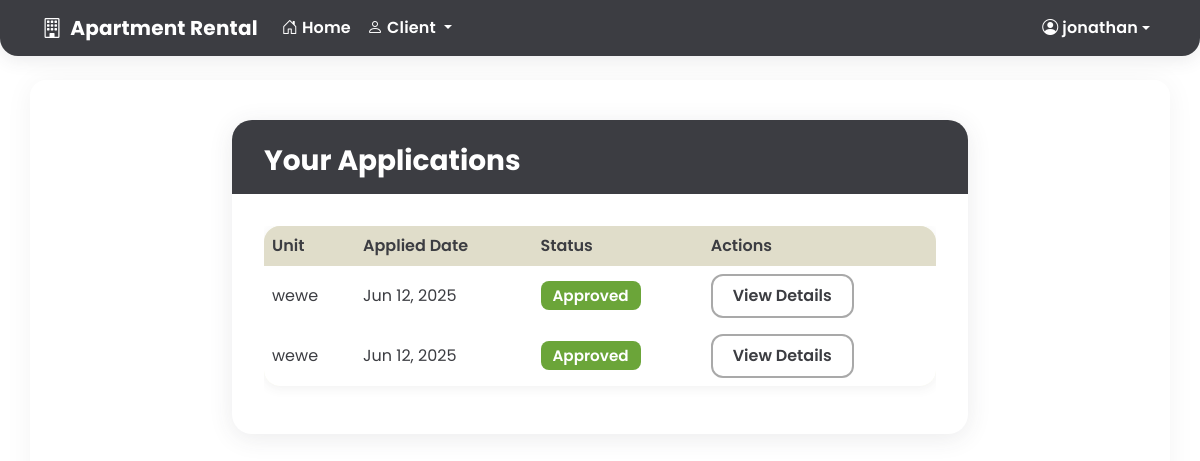
/client/application-status/ (signed in), run on an earlier commit of the app's database.
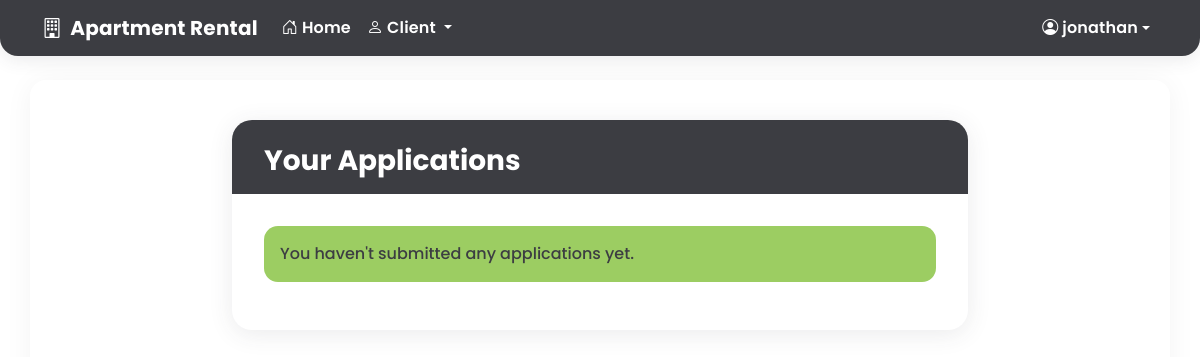
And on a later commit of the database.
### core/models.py (models this page shows, shortened)
class User(AbstractUser):
    CLIENT = 1
    TENANT = 2
    ADMIN = 3
    ROLE_CHOICES = (
        (CLIENT, 'Client'),
        (TENANT, 'Tenant'),
        (ADMIN, 'Admin'),
    )
    role = models.PositiveSmallIntegerField(choices=ROLE_CHOICES, default=CLIENT)
    phone_number = models.CharField(max_length=20, blank=True, null=True)
    facebook_account = models.CharField(max_length=100, blank=True, null=True)
    address = models.TextField(blank=True, null=True)
    occupation = models.CharField(max_length=100, blank=True, null=True)
    profile_picture = models.ImageField(upload_to='profile_pics/', blank=True, null=True)

class Application(models.Model):
    PENDING = 1
    APPROVED = 2
    REJECTED = 3
    STATUS_CHOICES = (
        (PENDING, 'Pending'),
        (APPROVED, 'Approved'),
        (REJECTED, 'Rejected'),
    )
    client = models.ForeignKey(User, on_delete=models.CASCADE)
    unit = models.ForeignKey(Unit, on_delete=models.CASCADE)
    full_name = models.CharField(max_length=100)
    address = models.TextField()
    contact_number = models.CharField(max_length=20)
    email = models.EmailField()
    facebook_account = models.URLField(blank=True, null=True)
    occupation = models.CharField(max_length=100)
    number_of_people = models.PositiveIntegerField()
    status = models.PositiveSmallIntegerField(choices=STATUS_CHOICES, default=PENDING)
    applied_date = models.DateTimeField(auto_now_add=True)
    processed_date = models.DateTimeField(blank=True, null=True)
    notes = models.TextField(blank=True, null=True)

class Unit(models.Model):
    AVAILABLE = 1
    OCCUPIED = 2
    STATUS_CHOICES = (
        (AVAILABLE, 'Available'),
        (OCCUPIED, 'Occupied'),
    )
    name = models.CharField(max_length=100)
    description = models.TextField()
    monthly_price = models.DecimalField(max_digits=10, decimal_places=2)
    location = models.CharField(max_length=200)
    payment_inclusions = models.TextField()
    house_rules = models.TextField()
    status = models.PositiveSmallIntegerField(choices=STATUS_CHOICES, default=AVAILABLE)
    main_image = models.ImageField(upload_to='units/')
    created_at = models.DateTimeField(auto_now_add=True)
    updated_at = models.DateTimeField(auto_now=True)

### core/views.py (the view)
# urls.py: path('client/application-status/', views.client_application_status, name='client_application_status'),
@login_required
def client_application_status(request):
    if request.user.role != User.CLIENT:
        return redirect('dashboard')
    applications = Application.objects.filter(client=request.user).order_by('-applied_date')
    return render(request, 'client/application_status.html', {'applications': applications})

### templates/client/application_status.html (shortened to what this page needs)
{% extends 'base.html' %}
{% block content %}
<div class="row justify-content-center app-status-container">
    <div class="col-md-8">
        <div class="app-status-card">
            <div class="app-status-header">
                <h3 class="mb-0">Your Applications</h3>
            </div>
            <div class="app-status-body">
                {% if applications %}
                    <div class="table-responsive">
                        <table class="table app-status-table align-middle">
                            <thead>
                                <tr>
                                    <th>Unit</th>
                                    <th>Applied Date</th>
                                    <th>Status</th>
                                    <th>Actions</th>
                                </tr>
                            </thead>
                            <tbody>
                                {% for application in applications %}
                                    <tr>
                                        <td>{{ application.unit.name }}</td>
                                        <td>{{ application.applied_date|date:"M d, Y" }}</td>
                                        <td>
                                            <span class="{% if application.status == application.APPROVED %}app-status-badge-success{% elif application.status == application.REJECTED %}app-status-badge-danger{% else %}app-status-badge-warning{% endif %}">
                                                {{ application.get_status_display }}
                                            </span>
                                        </td>
                                        <td>
                                            <button class="app-status-btn-outline btn btn-sm" data-bs-toggle="modal" data-bs-target="#applicationModal{{ application.id }}">
                                                View Details
                                            </button>
                                        </td>
                                    </tr>
                                {% endfor %}
                            </tbody>
                        </table>
                    </div>
                {% else %}
                    <div class="alert alert-info">
                        You haven't submitted any applications yet.
                    </div>
                {% endif %}
            </div>
        </div>
    </div>
</div>
{% endblock %}

### templates/base.html (shortened to what this page needs)
{% load static %}
<!DOCTYPE html>
<html lang="en">
<head>
    <link href="https://cdn.jsdelivr.net/npm/bootstrap@5.3.2/dist/css/bootstrap.min.css" rel="stylesheet">
    <link rel="stylesheet" href="https://cdn.jsdelivr.net/npm/bootstrap-icons@1.11.1/font/bootstrap-icons.css">
    <link rel="stylesheet" href="{% static 'css/style.css' %}">
</head>
<body class="d-flex flex-column min-vh-100">
    {% include 'partials/_navbar.html' %}
    <main class="container my-4 flex-grow-1" style="background-color: var(--card-bg); color: var(--text-color); border-radius: 1rem; box-shadow: 0 0.15rem 1.75rem 0 rgba(44,44,44,0.05);">
        {% block content %}{% endblock %}
    </main>
</body>
</html>

### templates/partials/_navbar.html (shortened to what this page needs)
<nav class="navbar navbar-expand-lg navbar-charcoal">
    <div class="container">
        <a class="navbar-brand fw-bold d-flex align-items-center" href="{% url 'home' %}">
            <i class="bi bi-building me-2"></i>Apartment Rental
        </a>
        <div class="collapse navbar-collapse" id="navbarNav">
            <ul class="navbar-nav me-auto">
                <li class="nav-item">
                    <a class="nav-link" href="{% url 'home' %}">
                        <i class="bi bi-house-door me-1"></i>Home
                    </a>
                </li>
                {% if user.is_authenticated %}
                    {% if user.role == user.ADMIN or user.is_superuser %}
                        <li class="nav-item dropdown">
                            <a class="nav-link dropdown-toggle" href="#" id="adminDropdown" role="button" data-bs-toggle="dropdown">
                                <i class="bi bi-speedometer2 me-1"></i>Admin
                            </a>
                            <ul class="dropdown-menu">
                                <li><a class="dropdown-item" href="{% url 'admin_dashboard' %}"><i class="bi bi-grid me-2"></i>Dashboard</a></li>
                                <li><a class="dropdown-item" href="{% url 'admin_units_list' %}"><i class="bi bi-house-gear me-2"></i>Units</a></li>
                                <li><a class="dropdown-item" href="{% url 'admin_applications' %}"><i class="bi bi-file-earmark-text me-2"></i>Applications</a></li>
                                <li><a class="dropdown-item" href="{% url 'admin_tenants' %}"><i class="bi bi-people me-2"></i>Tenants</a></li>
                                <li><a class="dropdown-item" href="{% url 'admin_payments' %}"><i class="bi bi-cash-stack me-2"></i>Payments</a></li>
                                <li><a class="dropdown-item" href="{% url 'admin_announcements' %}"><i class="bi bi-megaphone me-2"></i>Announcements</a></li>
                                <li><a class="dropdown-item" href="{% url 'admin_leave_requests' %}"><i class="bi bi-door-open me-2"></i>Leave Requests</a></li>
                                <li><a class="dropdown-item" href="{% url 'admin_messages' %}"><i class="bi bi-chat-left-text me-2"></i>Messages</a></li>
                            </ul>
                        </li>
                    {% elif user.role == user.CLIENT %}
                        <li class="nav-item dropdown">
                            <a class="nav-link dropdown-toggle" href="#" id="clientDropdown" role="button" data-bs-toggle="dropdown">
                                <i class="bi bi-person me-1"></i>Client
                            </a>
                        </li>
                    {% endif %}
                {% endif %}
            </ul>
            <ul class="navbar-nav">
                {% if user.is_authenticated %}
                    <li class="nav-item dropdown">
                        <a class="nav-link dropdown-toggle d-flex align-items-center" href="#" id="userDropdown" role="button" data-bs-toggle="dropdown">
                            <i class="bi bi-person-circle me-1"></i>
                            <span class="d-none d-lg-inline">{{ user.username|truncatechars:12 }}</span>
                        </a>
                    </li>
                {% endif %}
            </ul>
        </div>
    </div>
</nav>

### static/css/style.css (style rules this page uses)
:root { --charcoal: #3C3D42; --kiwi-green: #9CCD62; --soft-cream: #F6F8E2; --sage-beige: #E0DDCA; --cloud-white: #FFFFFF; --error-red: #D9534F; --sky-blue: #5BC0DE; --success-olive: #6BA539; --neutral-gray: #A9A9A9; }
a { text-decoration: none; }
.alert { border-radius: 0.35rem; }

### templates/partials/_navbar.html (style rules this page uses)
.navbar-charcoal { background-color: var(--charcoal) !important; color: var(--cloud-white) !important; border-radius: 0 0 18px 18px; box-shadow: 0 4px 18px 0 rgba(60, 61, 66, 0.10); font-family: 'Poppins', Arial, sans-serif !important; padding-top: 0.5rem; padding-bottom: 0.5rem; }
.navbar-charcoal .navbar-brand, .navbar-charcoal .nav-link, .navbar-charcoal .bi { color: var(--cloud-white) !important; font-family: 'Poppins', Arial, sans-serif !important; font-weight: 600; letter-spacing: 0.01em; }

### templates/client/application_status.html (style rules this page uses)
.app-status-container { font-family: 'Poppins', Arial, sans-serif !important; margin-top: 2.5rem; }
.app-status-card { background: var(--cloud-white); border-radius: 20px; box-shadow: 0 4px 24px 0 rgba(60, 61, 66, 0.10); border: none; margin-bottom: 2rem; }
.app-status-header { background: var(--charcoal); color: var(--cloud-white); border-radius: 20px 20px 0 0; padding: 1.5rem 2rem 1rem 2rem; }
.app-status-header h3 { font-weight: 700; margin: 0; }
.app-status-body { padding: 2rem; }
.alert-info { background: var(--kiwi-green); color: var(--charcoal); border-radius: 14px; border: none; font-weight: 500; }

What changed in the data, as far as the page shows it:
removed Application: unit.name "wewe", applied_date "Jun 12, 2025", status "Approved"
removed Application: unit.name "wewe", applied_date "Jun 12, 2025", status "Approved"
Also different on the page:
text no longer shown: "Unit Applied Date Status Actions"
text now shown: "You haven't submitted any applications yet."
